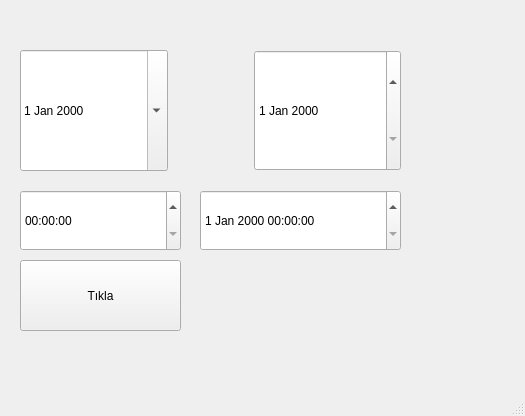
<?xml version="1.0" encoding="UTF-8"?>
<ui version="4.0">
 <class>MainWindow</class>
 <widget class="QMainWindow" name="MainWindow">
  <property name="geometry">
   <rect>
    <x>0</x>
    <y>0</y>
    <width>525</width>
    <height>416</height>
   </rect>
  </property>
  <property name="windowTitle">
   <string>MainWindow</string>
  </property>
  <widget class="QWidget" name="centralwidget">
   <widget class="QTimeEdit" name="timeEdit">
    <property name="geometry">
     <rect>
      <x>20</x>
      <y>190</y>
      <width>161</width>
      <height>61</height>
     </rect>
    </property>
   </widget>
   <widget class="QDateTimeEdit" name="dateTimeEdit">
    <property name="geometry">
     <rect>
      <x>200</x>
      <y>190</y>
      <width>201</width>
      <height>61</height>
     </rect>
    </property>
   </widget>
   <widget class="QPushButton" name="btn_tikla">
    <property name="geometry">
     <rect>
      <x>20</x>
      <y>260</y>
      <width>161</width>
      <height>71</height>
     </rect>
    </property>
    <property name="text">
     <string>Tıkla</string>
    </property>
   </widget>
   <widget class="QWidget" name="">
    <property name="geometry">
     <rect>
      <x>20</x>
      <y>50</y>
      <width>381</width>
      <height>121</height>
     </rect>
    </property>
    <layout class="QHBoxLayout" name="horizontalLayout">
     <item>
      <widget class="QDateEdit" name="dateEdit">
       <property name="sizePolicy">
        <sizepolicy hsizetype="Minimum" vsizetype="Expanding">
         <horstretch>0</horstretch>
         <verstretch>0</verstretch>
        </sizepolicy>
       </property>
       <property name="calendarPopup">
        <bool>true</bool>
       </property>
      </widget>
     </item>
     <item>
      <spacer name="horizontalSpacer">
       <property name="orientation">
        <enum>Qt::Horizontal</enum>
       </property>
       <property name="sizeType">
        <enum>QSizePolicy::Fixed</enum>
       </property>
       <property name="sizeHint" stdset="0">
        <size>
         <width>80</width>
         <height>20</height>
        </size>
       </property>
      </spacer>
     </item>
     <item>
      <widget class="QDateEdit" name="dateEdit_2">
       <property name="sizePolicy">
        <sizepolicy hsizetype="Minimum" vsizetype="Preferred">
         <horstretch>0</horstretch>
         <verstretch>0</verstretch>
        </sizepolicy>
       </property>
      </widget>
     </item>
    </layout>
   </widget>
  </widget>
  <widget class="QMenuBar" name="menubar">
   <property name="geometry">
    <rect>
     <x>0</x>
     <y>0</y>
     <width>525</width>
     <height>26</height>
    </rect>
   </property>
  </widget>
  <widget class="QStatusBar" name="statusbar"/>
 </widget>
 <resources/>
 <connections/>
</ui>
